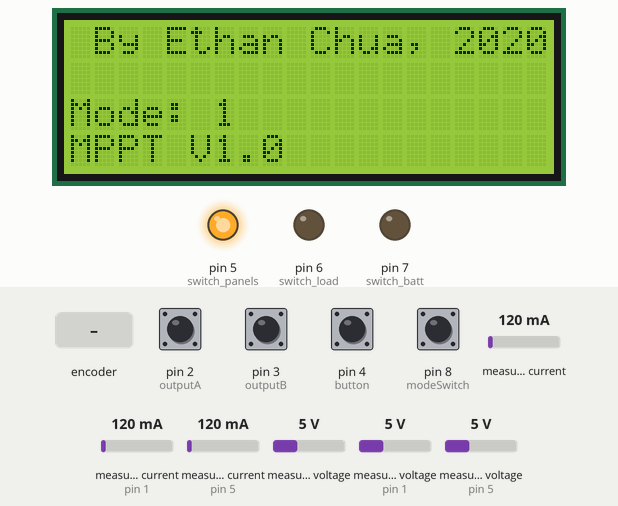
Bench run of a sketch on a simulated Arduino Mega 2560, built with avr-gcc and run on an emulated ATmega2560. Parts: 20×4 character LCD, output pins drawn as LEDs (lit = HIGH). Inputs (shaded band) come from the test bench; at power-on: pin 2 (outputA), pin 3 (outputB), pin 4 (button), pin 8 (modeSwitch) HIGH, measured voltage 5 V, measured current 120 mA, measured current (sensors on pin 1, pin 5) 120 mA, measured voltage (sensors on pin 1, pin 5) 5 V. WiFi joins after 1.5 s; servers stay silent unless stated; the local clock reads 2024-03-15 10:24:30 at power-on unless the sketch sets it; what the sketch prints to the serial monitor is not drawn.

Above: at 2.0 s.
At 8.1 s:
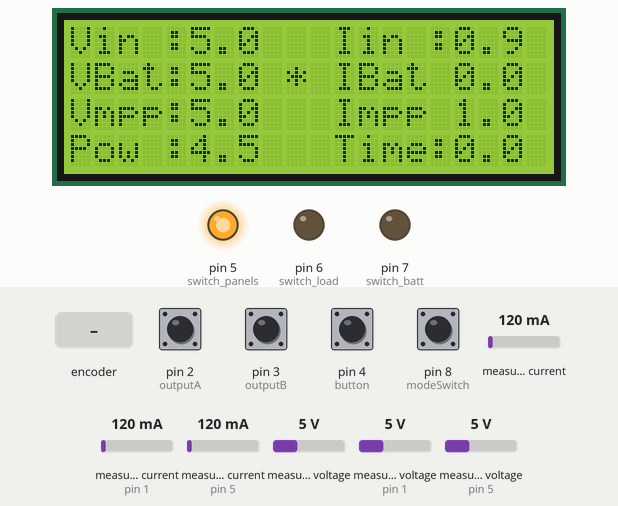
8.2 s: rotary encoder on pin 2 (outputA) / pin 3 (outputB) turned 3 steps (first pin leading)
At 9.1 s:
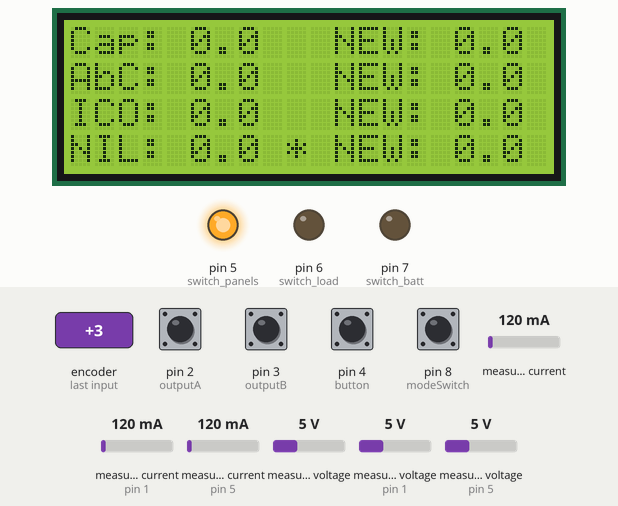
10.3 s: rotary encoder on pin 2 (outputA) / pin 3 (outputB) turned 3 steps (first pin leading)
At 12.0 s:
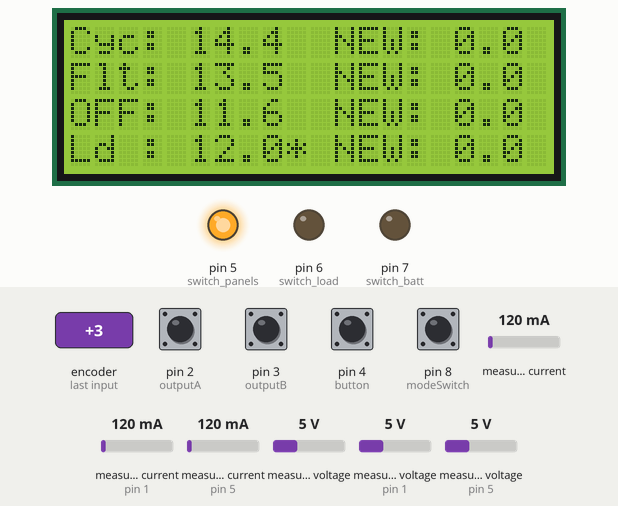
12.4 s: measured voltage (sensor 0) set to 11.4 V
13.9 s: measured voltage (sensor 0) set to 11.8 V
At 14.2 s:
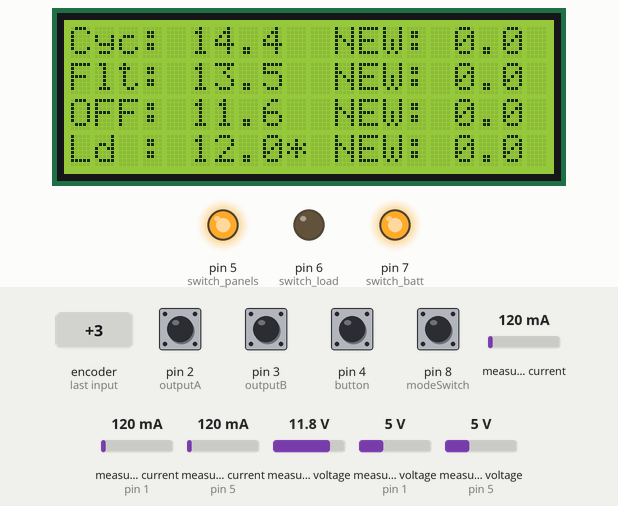
15.4 s: rotary encoder on pin 2 (outputA) / pin 3 (outputB) turned 1 step (first pin leading)
17.1 s: rotary encoder on pin 2 (outputA) / pin 3 (outputB) turned 3 steps (first pin leading)
At 17.8 s:
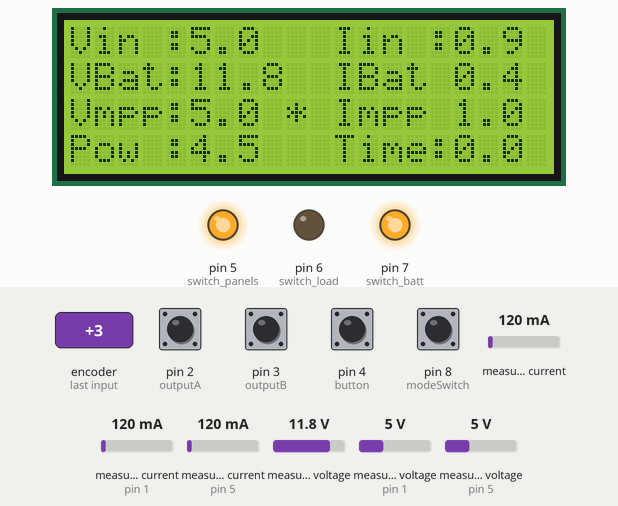
Timing chart, 0 to 20.1 s (numbered marks = the images above; inputs shaded):
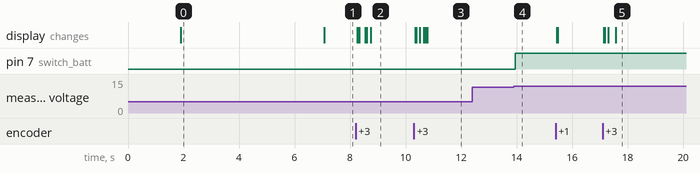

Measured:
- the behaviour switches between 11.5 and 11.6 V on measured voltage (sensor 0) (found by bisection; images 3 and 4)
- after the input at 8.2 s, the display: first changes after 0.06 s (image 2 shows a later state)
- after the input at 10.3 s, the display: first changes at once (image 3 shows a later state)
- after the input at 12.4 s, every drawn part: stays the same
- after the input at 13.9 s, pin 7 (switch_batt): LOW → HIGH at once
- after the input at 17.1 s, the display: first changes at once (image 5 shows a later state)
- what the display in image 0 shows lasts 5.2 s, from 1.9 s to 7.1 s

The sketch:

Solar_CC_Updated.ino
```cpp
//Including Libraries:

//LCD Dependencies:
#include <Wire.h>
#include <Adafruit_MCP4725.h>
#include <Adafruit_INA219.h>
#include <SPI.h>
#include <LiquidCrystal_I2C.h>

//ESP Definitions
#define BLYNK_PRINT Serial
#include <ESP8266_Lib.h>
#include <BlynkSimpleShieldEsp8266.h>
#include <WidgetRTC.h>
#include <WidgetTimeInput.h>

char auth[] = "uy6aArnCIFXfVWBWAu6Mjxya6CNAJyrx";
char ssid[] = "Linksys01995_24";
char pass[] = "jgvn08v94t";
#define EspSerial Serial1
#define ESP8266_BAUD 115200
ESP8266 wifi(&EspSerial);
BlynkTimer timekeeper;
WidgetRTC rtc;
int start_timings[2] = {0,0};
int stop_timings[2] = {0,0};
int timenow[3] = {0,0,0};

//LCD Definitions:
LiquidCrystal_I2C lcd(0x27, 2, 1, 0, 4, 5, 6, 7, 3, POSITIVE);

/* MCP4725 Definitions:
 * AR1 - 0x61 (97)
 * AR2 - 0x60 (96)
 */
Adafruit_MCP4725 batt_conv;
Adafruit_MCP4725 load_conv;

/* INA219 Definitions:
 *  Load is 0x40 (64)
 *  Batt is 0x41 (65)
 *  Panels is 0x45 (69)
*/
Adafruit_INA219 ina219_load(0x40);
Adafruit_INA219 ina219_batt(0x41);
Adafruit_INA219 ina219_panels(0x45);

//Rotary Encoder definitions:
long timer = 0;
bool aLastState = false;
byte outputA = 2, outputB = 3, button = 4, modeSwitch = 8;
bool lastButtonState = false, buttonState;
boolean state_2, state_3, mode;

//SMPS definitions
byte switch_load = 6, switch_batt = 7, switch_panels = 5;

/*
 * GUI definitions:
 * We will create an array which will correspond to the pages (multi-dimensional).
 * page --> row --> column
 * Each of these positions will hold 3 values -> x coord, y coord
 * Ie: {0,0,0}
 *
 * There will be another 3 value array that will store our CURRENT position
 * [0,0,0] - [first page, first row, LEVEL which we are currently on (editing or not)]
 */
//[page][row][column][x/y]
int layout[3][4][2][2] = {{{{0,0},{11,0}},{{0,1},{11,1}},{{0,2},{11,2}},{{0,3},{11,3}}},
                         {{{0,0},{11,0}},{{0,1},{11,1}},{{0,2},{11,2}},{{0,3},{11,3}}},
                         {{{0,0},{11,0}},{{0,1},{11,1}},{{0,2},{11,2}},{{0,3},{11,3}}}};
String text[3][4][2] =  {{{"Vin :","Iin :"},{"Vout:","Iout:"},{"VBat:","IBat:"},{"Pow :","Time:"}},
                        {{"Cyc:","NEW:"},{"Flt:","NEW:"},{"OFF:","NEW:"},{"Ld :","NEW:"}},
                        {{"Cap:","NEW:"},{"AbC:","NEW:"},{"ICO:","NEW:"},{"NIL:","NEW:"}}};
//We define an array which stores the data in the form of INT so that we save on memory:
int data[3][4][2] = {{{0,0},{0,0},{0,0},{0,0}},
                     {{144,0},{135,0},{116,0},{120,0}},
                     {{0,0},{0,0},{0,0},{0,0}}};
int data_compare[4][2] = {{0,0},{0,0},{0,0},{0,0}};
int limits[3][4][2] = {{{-1,-1},{-1,-1},{-1,-1},{-1,-1}},
                       {{150,120},{150,120},{140,110},{200,0}},
                       {{1000,100},{100,0},{100,0},{-1,-1}}}; //0 is max, 1 is min
int pos[3] = {0,0,0}; //page number, row, column

//Data for charging sequence
int desired_voltage = 0;
int load_counter = 2000, batt_counter = 1600;
int last_power = 0, last_voltage = 0, last_current = 0;

BLYNK_CONNECTED(){
  rtc.begin();
  //sync the on-board RTC
}

void setup() {
  // Serial Setup:
  Serial.begin(9600);
  Serial.println("ready!");

  //MOSFETs setup
  pinMode(switch_load, OUTPUT);
  pinMode(switch_batt, OUTPUT);
  pinMode(switch_panels, OUTPUT);
  //Panel and battery MOSFETs not for switching hence set to high
  digitalWrite(switch_panels, HIGH);

  //MCP4725 Setup
  batt_conv.begin(0x60); //AR2
  load_conv.begin(0x61); //AR1

  //INA219 Setup
  ina219_batt.begin();
  ina219_load.begin();
  ina219_panels.begin();

  //ESP8266 Setup
  EspSerial.begin(ESP8266_BAUD);
  Blynk.begin(auth, wifi, ssid, pass);
  timekeeper.setInterval(600000L, requestTime);
  setSyncInterval(100 * 60);

  //LCD I/O pin setup:
  pinMode(button, INPUT_PULLUP);
  pinMode(outputA, INPUT_PULLUP);
  pinMode(outputB, INPUT_PULLUP);
  pinMode(modeSwitch, INPUT_PULLUP);

  mode = digitalRead(modeSwitch);

  //LCD Setup:

  //update the screen
  if(mode == 1){
    text[0][2][0] = "Vmpp:"; text[0][2][1] = "Impp";
    text[0][1][0] = "VBat:"; text[0][1][1] = "IBat";
    }
  Serial.println(mode);
  //Splash Screen
  lcd.begin(20,4);
  lcd.backlight();
  lcd.clear();
  lcd.setCursor(0,5); lcd.print("MPPT V1.0");
  lcd.setCursor(1,0); lcd.print("By Ethan Chua, 2020");
  lcd.setCursor(0,2); lcd.print("Mode: "); lcd.print(mode);
  delay(5000);
  lcd.clear();
  updateLCD(0,2,0);

}

void loop() {
  // During the loop, we will constantly check to see if there is a change in the state of either the rotary encoder
  //and or the button. When this happens, we will cycle through our positions in the GUI

  if(!debounce(button, 100)){ //if the button is pressed, then flip the button state
     buttonState = !buttonState;
  }
  if(buttonState != lastButtonState){ // if the last button state is different, update the pos with the status of the button
    if(!buttonState && pos[0] != 0) data[pos[0]][pos[1]][0] = data[pos[0]][pos[1]][1]; //if the button state becomes low and we are not on home screen, update the data
    updateLCD(2,0,0);
    pos[2] = buttonState;
    lastButtonState = buttonState;
  }
  int encoderResult = rotaryEncoder();
  if(encoderResult == 0){
  }else if(encoderResult == -1){
      byte row_cutoff = 3;
      Serial.println("Encoder moves in the CW direction");
      if(pos[2] == 1 && pos[0] != 0){ //if the button state is HIGH and we are not on page 1
        if(data[pos[0]][pos[1]][pos[2]] < limits[pos[0]][pos[1]][0]){ //0 max
          data[pos[0]][pos[1]][pos[2]] += 1;
        } else{
          data[pos[0]][pos[1]][pos[2]] = limits[pos[0]][pos[1]][1]; //1 min
        }
        updateLCD(2,0,pos[2]);
      } else{
        if(pos[0] == 0) row_cutoff = 3;
      if(pos[1] < row_cutoff){
        pos[1] += 1;
        updateLCD(1, pos[1]-1, pos[1]); //Update the position of the *
      }else{
        pos[1] = 0;
        //updateLCD(1, 3, pos[1]); //Update the position of the *
        if(pos[0] < 2){
          pos[0] += 1;
          updateLCD(0, pos[0]-1, pos[0]); //Update page
        } else{
          pos[0] = 0;
          updateLCD(0, 2, pos[0]); //we pass in the RANK, OLD, NEW
        }
      }
      Serial.print("Position"); Serial.println(String(pos[0])+String(pos[1])+String(pos[2]));
      }
  }else if(encoderResult == 1){
    Serial.println("Encoder moves in the CCW direction");
      if(pos[2] == 1 && pos[0] != 0){ //if the button state is HIGH and we are not on page 1
        if(data[pos[0]][pos[1]][pos[2]] > limits[pos[0]][pos[1]][1]){ //1 min
          data[pos[0]][pos[1]][pos[2]] -= 1;
        } else{
          data[pos[0]][pos[1]][pos[2]] = limits[pos[0]][pos[1]][1]; //1 min
        }
        updateLCD(2,0,pos[2]);
      } else{
        if(pos[1] > 0){
        pos[1] -= 1;
        updateLCD(1, pos[1]+1, pos[1]); //we pass in the RANK, OLD, NEW
      }else{
        if(pos[0] == 1) pos[1] = 2;
        else pos[1] = 3;
        //updateLCD(1, 0, pos[1]); //we pass in the RANK, OLD, NEW
        if(pos[0] > 0){
          pos[0] -= 1;
          updateLCD(0, pos[0]+1, pos[0]); //we pass in the RANK, OLD, NEW
        } else{
          pos[0] = 2;
          updateLCD(0, 0, pos[0]); //we pass in the RANK, OLD, NEW
        }
      }
      Serial.print("Position"); Serial.println(String(pos[0])+String(pos[1])+String(pos[2]));
     }
}
chargeSequence();
Blynk.run();
timekeeper.run();
}

void updateLCD(byte rank, byte from, byte to){
  //We will reflash the LCD FROM the OLD POSITION TO the NEW POSITION:
  switch(rank){
    case 0: //this means we want to swap pages
      lcd.clear(); //clear the whole screen in this case
      for(byte i = 0; i <= 3; i++){ //row
        for(byte j = 0; j <=1; j++){ //column
          if(layout[to][i][j][0] != -1){
            lcd.setCursor(layout[to][i][j][0],layout[to][i][j][1]);
            lcd.print(text[to][i][j]);
            //lcd.print("     ");
            lcd.setCursor(layout[to][i][j][0]+5,layout[to][i][j][1]);
            lcd.print((data[to][i][j] - data[to][i][j]%10)/ 10); lcd.print("."); lcd.print(data[to][i][j]%10);
            //delay(1000);
          }
        }
      }
      if(from == 0 && to == 2){ //if it's coming from page 1 going to page 3,
        lcd.setCursor(9,3);
        lcd.print("*");
      } else if(from == 2 && to == 0){ //if it's coming from page 3 going to page 1
        lcd.setCursor(9,0);
        lcd.print("*");
      } else if(from < to){
        lcd.setCursor(9,0);
        lcd.print("*");
      } else{
        if(from == 1 && to == 0) lcd.setCursor(9,2);
        else lcd.setCursor(9,3);
        lcd.print("*");
      }
      break;
    case 1: //this means we want to swap rows (move the cursor indicator down to rows)
    lcd.setCursor(9, from);
    lcd.print(" ");
    lcd.setCursor(9, to);
    lcd.print("*");
      break;

    case 2: //this means we want to increment the values in NEW
    lcd.setCursor(layout[pos[0]][pos[1]][to][0] + 5, layout[pos[0]][pos[1]][to][1]);
    lcd.print("    ");
    lcd.setCursor(layout[pos[0]][pos[1]][to][0] + 5, layout[pos[0]][pos[1]][to][1]);
    lcd.print((data[pos[0]][pos[1]][to] - data[pos[0]][pos[1]][to]%10)/ 10); lcd.print("."); lcd.print(data[pos[0]][pos[1]][to]%10);
      break;
  }
}

int rotaryEncoder(){
  bool aState = digitalRead(outputA);
  bool bState = digitalRead(outputB);
  if(aState != aLastState){
    if(bState != aLastState){
      //this means that the rotary encoder has been rotated in one direction (we dk if it is CW or CCW)
      aLastState = aState;
      return -1;
    } else{
      //this means that the rotary encoder has been rotated in the other direction (we dk if it is CW or CCW)
      aLastState = aState;
      return 1;
    }
  }
  else{
    //this means that the rotary encoder has not moved
    return 0;
  }
}
void chargeSequence(){
  /*
   * String text[3][4][2] =  {{{"Vin :","Iin :"},{"Vout:","Iout:"},{"VBat:","IBat:"},{"Pow :","Time:"}},
                              {{"Cyc:","NEW:"},{"Flt:","NEW:"},{"OFF:","NEW:"},{"Ld :","NEW:"}},
                              {{"Cap:","NEW:"},{"AbC:","NEW:"},{"ICO:","NEW:"},{"NIL:","NEW:"}}};
   */
   //Setting the desired voltages
    if(data[0][2][0] < data[1][0][0] && data[0][2][1] > round(data[2][0][0] * data[2][1][0])){ //if VBat < cycling voltage && Current is larger than Cap * AbC
    desired_voltage = data[1][0][0]; //Set the VBat to cycling voltage (BULK / ABSORPTION)
  }else{
    desired_voltage = data[1][1][0]; //set the Vout to the float voltage
  }

  //Collecting Data from sensors
  data[0][0][0] = round(ina219_panels.getBusVoltage_V()*10+ina219_panels.getShuntVoltage_mV()/100); //Take reading of Vin
  //Serial.println("Panels:");
  //Serial.println(round(ina219_panels.getBusVoltage_V()*10+ina219_panels.getShuntVoltage_mV()/100));
  data[0][0][1] = round(ina219_panels.getShuntVoltage_mV()/1.267857143); //Take reading of Iin
  if(data[0][0][1] < 0) data[0][0][1] = 0;
  //Serial.println(data[0][0][1]);
  //Serial.println();
  data[0][1][0] = round(ina219_load.getBusVoltage_V()*10+ina219_load.getShuntVoltage_mV()/100); //Take reading of Vout
  //Serial.println("Load:");
  //Serial.println(round(ina219_load.getBusVoltage_V()*10+ina219_load.getShuntVoltage_mV()/100));
  data[0][1][1] = round(ina219_load.getShuntVoltage_mV()/2.685185185); //Take reading of Iout
  if(data[0][1][1] < 0) data[0][1][1] = 0;
  //Serial.println(data[0][1][1]);
  //Serial.println();
  data[0][2][0] = round(ina219_batt.getBusVoltage_V()*10+ina219_batt.getShuntVoltage_mV()/100); //Take reading of Vout
  //Serial.println("Battery:");
  //Serial.println(round(ina219_batt.getBusVoltage_V()*10+ina219_batt.getShuntVoltage_mV()/100));
  data[0][2][1] = round(ina219_batt.getShuntVoltage_mV()/1.225225225); //Take reading of Iout
  if(data[0][2][1] < 0) data[0][0][1] = 0;
  //Serial.println(data[0][2][1]);
  //Serial.println();

  data[0][3][0] = round(data[0][0][0] * data[0][0][1]/10);

 //Updating the LCD

/*
 * text[3][4][2] =  {{{"Vin :","Iin :"},{"Vout:","Iout:"},{"VBat:","IBat:"},{"Pow :","Time:"}},
                        {{"Cyc:","NEW:"},{"Flt:","NEW:"},{"OFF:","NEW:"},{"Ld :","NEW:"}},
                        {{"Cap:","NEW:"},{"AbC:","NEW:"},{"ICO:","NEW:"},{"NIL:","NEW:"}}};
 */
 //Actuating the SMPS

 if(mode == 0){
    if(data[0][1][0] < data[1][3][0] && data[0][1][0] <= 200){ //if Vload < Ld and < 20.0
      if(load_counter > 0 && data[0][0][0] > 50) load_counter--;
    }else if(data[0][1][0] > data[1][3][0] && data[0][1][0] >= 0){
      if(load_counter < 4095) load_counter++;
    }
  load_conv.setVoltage(load_counter, false);

 if(data[0][2][0] < desired_voltage && data[0][2][0] <= 200){ //if VBatt < desired voltage and < 20.0
 if(batt_counter > 0 && data[0][2][0] > 50) batt_counter--;
  }else if(data[0][2][0] > desired_voltage && data[0][2][0] >= 0){
    if(batt_counter < 4095) batt_counter++;
}
  batt_conv.setVoltage(batt_counter, false);

  //Battery management measures:
  if(data[0][2][0] < data[1][2][0]){ //if VBatt < OFF
    digitalWrite(switch_batt, LOW);
  }
  else{
    digitalWrite(switch_batt, HIGH);
  }
  //Load management measures:
  if(start_timings[1] < timenow[1] < stop_timings[1]){
    digitalWrite(switch_load, HIGH);
  } else{
    digitalWrite(switch_load, LOW);
  }
 } else{
    if(data[0][1][0] < desired_voltage && data[0][1][0] <= 200){ //if Vload < desired voltage and <= 20.0
      if(load_counter > 0 && data[0][1][0] > 50) load_counter--;
    }else if(data[0][1][0] > desired_voltage && data[0][1][0] >= 0){ //if Vload > desired voltage and >= 0
      if(load_counter < 4095) load_counter++;
    }
    load_conv.setVoltage(load_counter, false);
    //MPPT magic happens here
   /*
    * The basic idea is that we want to set the voltage of converter one to the voltage which maximizes the power
    * derived from the solar panel. We do this via a bunch of algorithms:
    * Perturb and Observe (P&O) - 0
    * Incremental Conductance (IC) - 1
    */
   boolean algorithm = 0; //change the value to try out the different algorithms
   if(algorithm == 0){
    int MPPT_Step = 10;
    if(data[0][3][0] - last_power > 10){ //if power increased by more than 1W
       // do nothing to the step sign as we are heading in the right track;
    } else if(data[0][3][0] == last_power){
      MPPT_Step = 0;
      } else{
      //flip the sign as we are moving away
      MPPT_Step = -MPPT_Step;
    }
    batt_counter += MPPT_Step;
    last_power = data[0][3][0];
    batt_conv.setVoltage(batt_counter, false);
   } else if(algorithm == 1){
    int MPPT_Step = 10;
    int delta_I = data[0][0][1] - last_current;
    int delta_V = data[0][0][0] - last_voltage;
    int delta_P = data[0][3][0] - last_power;

    if(delta_V == 0){
      if(delta_I == 0){
       //do nothing
      } else if(delta_I > 0){
        batt_counter -= MPPT_Step; //increase voltage
      } else batt_counter += MPPT_Step; //decrease voltage
    } else{
      if(delta_P == 0){
        // do nothing
      } else{
        if(delta_P > 0){
          batt_counter -= MPPT_Step; //increase voltage
        } else batt_counter += MPPT_Step; //decrease voltage
      }
    }
    last_voltage = data[0][0][0];
    last_current = data[0][0][1];
    last_power = data[0][3][0];
    batt_conv.setVoltage(batt_counter, false);
   }
   //Battery management measures:
  if(data[0][1][0] < data[1][2][0]){ //if VBatt < OFF
    digitalWrite(switch_batt, LOW);
  }
  else{
    digitalWrite(switch_batt, HIGH);
  }
  //Load management measures:
  if(start_timings[1] < timenow[1] < stop_timings[1]){
    digitalWrite(switch_load, HIGH);
  } else{
    digitalWrite(switch_load, LOW);
  }
 }

  if(pos[0] == 0) refreshLCD(); //refresh LCD with values if we are on page 0
}

boolean debounce(byte pin, int wait){
    boolean state_1 = digitalRead(pin);
    if(state_1 != state_2) timer = millis();
     if(millis()- timer > wait && state_1 != state_3){
      state_3 = state_1;
      return state_3;
     }
    state_2 = state_1;
    return true;
}
void refreshLCD(){
  /*
   * int data[3][4][2] = {{{0,0},{0,0},{0,0},{0,0}},
                     {{144,0},{135,0},{116,0},{120,0}},
                     {{0,0},{0,0},{0,0},{0,0}}};
   */
  //manually compare over page one of data:
  for(byte i = 0; i < 4; i++){
    for(byte j = 0; j < 2; j++){
      if(abs(data[0][i][j] - data_compare[i][j])>5){
        lcd.setCursor(layout[pos[0]][i][j][0] + 5, layout[pos[0]][i][j][1]);
        lcd.print("    ");
        lcd.setCursor(layout[pos[0]][i][j][0] + 5, layout[pos[0]][i][j][1]);
        lcd.print((data[pos[0]][i][j] - data[pos[0]][i][j]%10)/ 10); lcd.print("."); lcd.print(data[pos[0]][i][j]%10);

        data_compare[i][j] = data[0][i][j]; //update values

      }
    }
  }
}
void requestTime(){
  timenow[0] = hour();
  timenow[1] = minute();
  timenow[2] = second();
  Serial.print("Time: ");
  for(byte j = 0; j < 3; j++){
    Serial.print(timenow[j]);
    if(j < 2) Serial.print(":");
  }
  Serial.println();
}
/*
 * V0 - Panel Voltage
 * V1 - Panel Current
 * V2 - Battery Voltage
 * V3 - Battery Current
 * V4 - Load Voltage (Not used)
 * V5 - Load Current (Not used)
 * V6 - Load Switch (Not used)
 * V7 - Time Input
 * String text[3][4][2] =  {{{"Vin :","Iin :"},{"Vout:","Iout:"},{"VBat:","IBat:"},{"Pow :","Time:"}},
                             {{"Cyc:","NEW:"},{"Flt:","NEW:"},{"OFF:","NEW:"},{"Ld :","NEW:"}},
                             {{"Cap:","NEW:"},{"AbC:","NEW:"},{"ICO:","NEW:"},{"NIL:","NEW:"}}};
 */
BLYNK_READ(V0){
  Blynk.virtualWrite(V0,float(data[0][0][0] / 10));
}
BLYNK_READ(V1){
  Blynk.virtualWrite(V1,float(data[0][0][1] / 10));
}
BLYNK_READ(V2){
  Blynk.virtualWrite(V2,float(data[0][2][0] / 10));
}
BLYNK_READ(V3){
  Blynk.virtualWrite(V3,float(data[0][2][1] / 10));
}
BLYNK_READ(V4){
  Blynk.virtualWrite(V4,float(data[0][1][0] / 10));
}
BLYNK_READ(V5){
  Blynk.virtualWrite(V5,float(data[0][1][1] / 10));
}
BLYNK_WRITE(V6){

}
BLYNK_WRITE(V7){
  TimeInputParam t(param);
    if (t.hasStartTime()){
    start_timings[0] = t.getStartHour();
    start_timings[1] = t.getStartMinute();
  }
  // Process stop time
  if (t.hasStopTime())
  {
    stop_timings[0] = t.getStopHour();
    stop_timings[1] = t.getStopMinute();
  }
}
```
